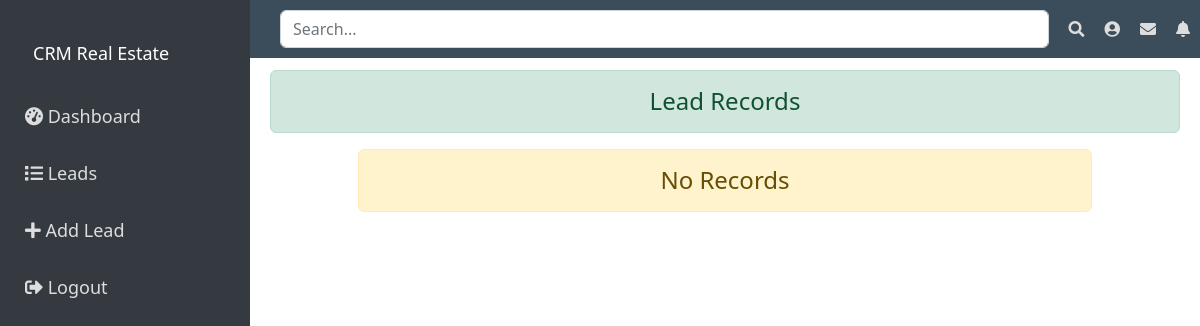
/show/ (signed in), run on an earlier commit of the app's database.
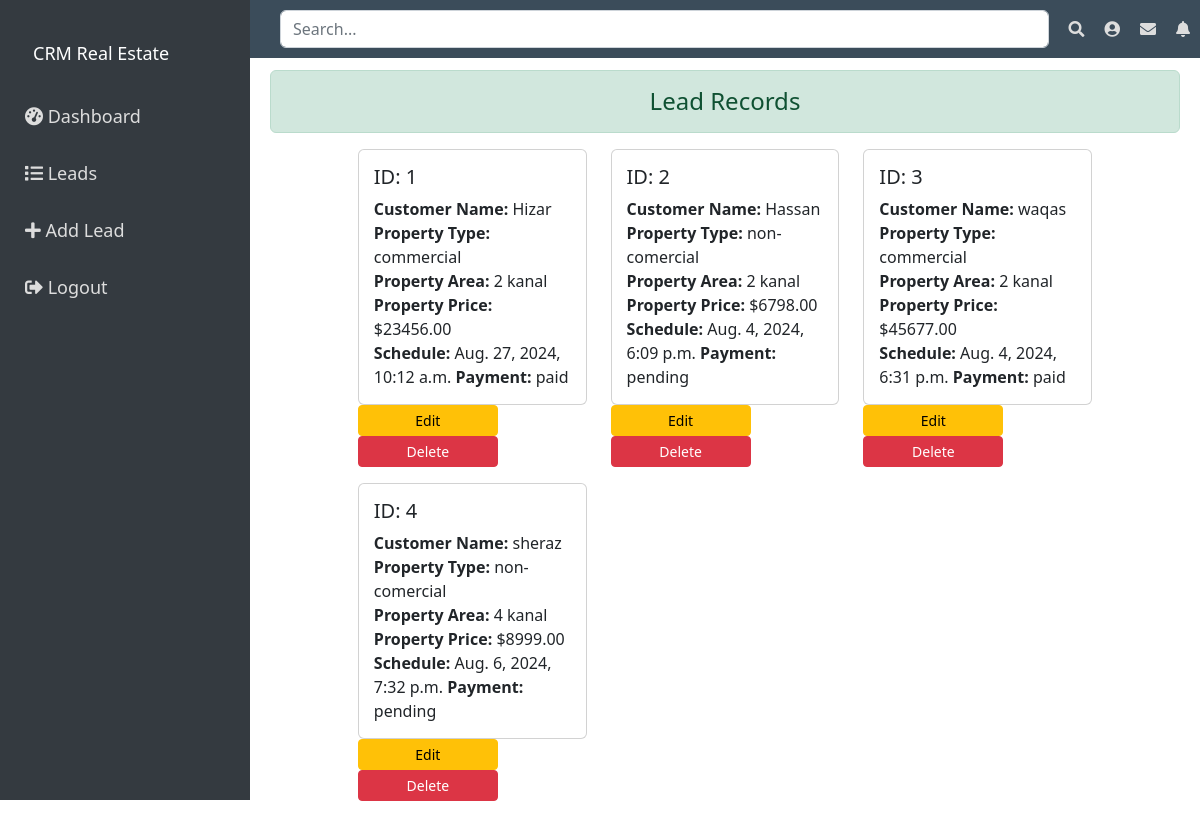
And on a later commit of the database.
### recordLead/models.py (models this page shows, shortened)
class Lead(models.Model):
    PAYMENT_STATUS_CHOICES = [
        ('paid', 'Paid'),
        ('pending', 'Pending'),
    ]
    customer_name = models.CharField(max_length=255)
    property_type = models.CharField(max_length=255)
    property_area = models.CharField(max_length=255)
    property_price = models.DecimalField(max_digits=10, decimal_places=2)
    schedule = models.DateTimeField()
    payment_status = models.CharField(max_length=7, choices=PAYMENT_STATUS_CHOICES, default='pending')

### recordLead/views.py (the view)
# urls.py: path('show/', views.show_Lead, name='showLead'),
@login_required
def show_Lead(request):
        leads = Lead.objects.all()  # Query all leads
        return render(request, 'recordLead/show.html', {'leads': leads})

### recordLead/templates/recordLead/show.html (shortened to what this page needs)
{% extends 'recordLead/base.html' %}
{% block content %}
<div class="container centered-form">
    <div class="row justify-content-center">
         <h4 class="text-center alert alert-success">Lead Records</h4>
        <div class="col-sm-10">
            {% if leads %}
                <div class="row">
                    {% for lead in leads %}
                    <div class="col-md-4 mb-3">
                        <div class="card {% cycle 'custom-light-1' 'custom-light-2' 'custom-light-3' %}">
                            <div class="card-body">
                                <h5 class="card-title">ID: {{ lead.id }}</h5>
                                <p class="card-text">
                                    <strong>Customer Name:</strong> {{ lead.customer_name }}<br>
                                    <strong>Property Type:</strong> {{ lead.property_type }}<br>
                                    <strong>Property Area:</strong> {{ lead.property_area }}<br>
                                    <strong>Property Price:</strong> ${{ lead.property_price }}<br>
                                    <strong>Schedule:</strong> {{ lead.schedule }}
                                    <strong>Payment:</strong> {{ lead.payment_status }}
                                </p>
                            </div>
                        </div>
                        <a href="{% url 'updateLead' lead.id %}" class="btn btn-warning btn-sm btn-custom-width">Edit</a>
                        <form action="{% url 'deleteLead' lead.id %}" method="POST" class="d-inline">
                            <input type="submit" value="Delete" class="btn btn-danger btn-custom-width btn-sm">
                        </form>
                    </div>
                    {% endfor %}
                </div>
            {% else %}
                <h4 class="text-center alert alert-warning">No Records</h4>
            {% endif %}
        </div>
    </div>
</div>
{% endblock content %}

### recordLead/templates/recordLead/base.html (shortened to what this page needs)
<!DOCTYPE html>
{% load static %}
<html lang="en">
<head>
    <link rel="stylesheet" href="{% static  'recordLead/css/bootstrap.css'%}">
    <link rel="stylesheet" href="{% static  'recordLead/css/font-awesome.css'%}">
    <link rel="stylesheet" href="https://cdnjs.cloudflare.com/ajax/libs/font-awesome/5.15.4/css/all.min.css">
</head>
<body>
    <div class="top-nav">
        <div class="search-bar">
            <input type="text" class="form-control" placeholder="Search...">
        </div>
        <div class="nav-icons">
            <i class="fa fa-search"></i>
            <i class="fa fa-user-circle"></i>
            <i class="fa fa-envelope"></i>
            <i class="fa fa-bell"></i>
        </div>
    </div>
    <nav class="sidebar">
        <a class="navbar-brand m-2 h1 text-white" href="{% url 'dashboard' %}">CRM Real Estate</a>
        <a href="{% url 'dashboard' %}"><i class="fa fa-dashboard"></i> Dashboard</a>
        <a href="{% url 'showLead' %}"><i class="fa fa-list"></i> Leads</a>
        <a href="{% url 'addLead' %}"><i class="fa fa-plus"></i> Add Lead</a>
        <a href="{% url 'logout' %}"><i class="fa fa-sign-out"></i> Logout</a>
    </nav>
    <div class="content content-wrapper">
        {% block content %} {% endblock content %}
    </div>
</body>
</html>

### recordLead/templates/recordLead/base.html (style rules this page uses)
body { display: flex; }
.sidebar { height: 100vh; width: 250px; position: fixed; top: 0; left: 0; background-color: #343a40; padding-top: 20px; }
.sidebar a { padding: 15px 25px; text-decoration: none; font-size: 18px; color: #ddd; display: block; }
.content { margin-left: 250px; flex: 1; padding: 20px; }
.top-nav { position: fixed; top: 0; left: 250px; width: calc(100% - 250px); background-color: #3b4c5a; padding: 10px; z-index: 1000; display: flex; align-items: center; justify-content: space-between; }
.top-nav .search-bar { flex: 1; margin-left: 20px; }
.top-nav .nav-icons { display: flex; align-items: center; }
.top-nav .nav-icons i { color: #ddd; margin-left: 20px; cursor: pointer; }
.content-wrapper { margin-top: 50px; }

### recordLead/templates/recordLead/show.html (style rules this page uses)
.card-body { padding: 15px; }
.btn-custom-width { width: 140px; }

What changed in the data, as far as the page shows it:
added Lead: id "1", customer_name "Hizar", property_type "commercial", property_area "2 kanal", property_price "23456.00", schedule "Aug. 27, 2024, 10:12 a.m.", payment_status "paid"
added Lead: id "2", customer_name "Hassan", property_type "non-comercial", property_area "2 kanal", property_price "6798.00", schedule "Aug. 4, 2024, 6:09 p.m.", payment_status "pending"
added Lead: id "3", customer_name "waqas", property_type "commercial", property_area "2 kanal", property_price "45677.00", schedule "Aug. 4, 2024, 6:31 p.m.", payment_status "paid"
added Lead: id "4", customer_name "sheraz", property_type "non-comercial", property_area "4 kanal", property_price "8999.00", schedule "Aug. 6, 2024, 7:32 p.m.", payment_status "pending"
Also different on the page:
text no longer shown: "No Records"
